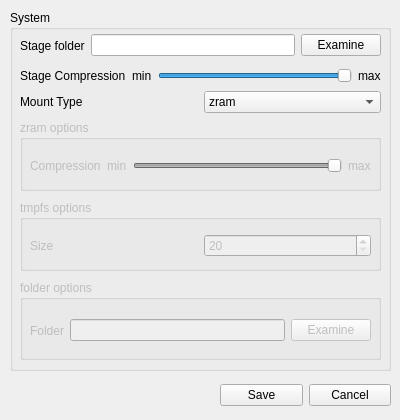
<?xml version="1.0" encoding="UTF-8"?>
<ui version="4.0">
 <class>SettingsWindow</class>
 <widget class="QWidget" name="SettingsWindow">
  <property name="windowModality">
   <enum>Qt::ApplicationModal</enum>
  </property>
  <property name="geometry">
   <rect>
    <x>0</x>
    <y>0</y>
    <width>400</width>
    <height>420</height>
   </rect>
  </property>
  <property name="windowTitle">
   <string>Settings</string>
  </property>
  <widget class="QGroupBox" name="systemGroup">
   <property name="geometry">
    <rect>
     <x>10</x>
     <y>10</y>
     <width>381</width>
     <height>361</height>
    </rect>
   </property>
   <property name="title">
    <string>System</string>
   </property>
   <widget class="QWidget" name="horizontalLayoutWidget">
    <property name="geometry">
     <rect>
      <x>10</x>
      <y>20</y>
      <width>361</width>
      <height>31</height>
     </rect>
    </property>
    <layout class="QHBoxLayout" name="horizontalLayout">
     <item>
      <widget class="QLabel" name="label">
       <property name="text">
        <string>Stage folder</string>
       </property>
      </widget>
     </item>
     <item>
      <widget class="QLineEdit" name="stageFolder">
       <property name="text">
        <string notr="true"/>
       </property>
       <property name="readOnly">
        <bool>true</bool>
       </property>
      </widget>
     </item>
     <item>
      <widget class="QPushButton" name="stageFolderButton">
       <property name="text">
        <string>Examine</string>
       </property>
      </widget>
     </item>
    </layout>
   </widget>
   <widget class="QWidget" name="horizontalLayoutWidget_2">
    <property name="geometry">
     <rect>
      <x>10</x>
      <y>80</y>
      <width>361</width>
      <height>24</height>
     </rect>
    </property>
    <layout class="QHBoxLayout" name="horizontalLayout_2">
     <item>
      <widget class="QLabel" name="label_2">
       <property name="text">
        <string>Mount Type</string>
       </property>
      </widget>
     </item>
     <item>
      <widget class="QComboBox" name="mountType">
       <item>
        <property name="text">
         <string>zram</string>
        </property>
       </item>
       <item>
        <property name="text">
         <string>tmpfs</string>
        </property>
       </item>
       <item>
        <property name="text">
         <string>folder</string>
        </property>
       </item>
      </widget>
     </item>
    </layout>
   </widget>
   <widget class="QGroupBox" name="zramGroup">
    <property name="enabled">
     <bool>false</bool>
    </property>
    <property name="geometry">
     <rect>
      <x>10</x>
      <y>110</y>
      <width>361</width>
      <height>71</height>
     </rect>
    </property>
    <property name="title">
     <string>zram options</string>
    </property>
    <widget class="QWidget" name="horizontalLayoutWidget_3">
     <property name="geometry">
      <rect>
       <x>10</x>
       <y>30</y>
       <width>341</width>
       <height>31</height>
      </rect>
     </property>
     <layout class="QHBoxLayout" name="horizontalLayout_3">
      <item>
       <widget class="QLabel" name="label_3">
        <property name="text">
         <string>Compression</string>
        </property>
       </widget>
      </item>
      <item>
       <widget class="QLabel" name="label_4">
        <property name="text">
         <string>min</string>
        </property>
       </widget>
      </item>
      <item>
       <widget class="QSlider" name="zramCompression">
        <property name="maximum">
         <number>9</number>
        </property>
        <property name="pageStep">
         <number>3</number>
        </property>
        <property name="value">
         <number>9</number>
        </property>
        <property name="orientation">
         <enum>Qt::Horizontal</enum>
        </property>
       </widget>
      </item>
      <item>
       <widget class="QLabel" name="label_5">
        <property name="text">
         <string>max</string>
        </property>
       </widget>
      </item>
     </layout>
    </widget>
   </widget>
   <widget class="QGroupBox" name="tmpfsGroup">
    <property name="enabled">
     <bool>false</bool>
    </property>
    <property name="geometry">
     <rect>
      <x>10</x>
      <y>190</y>
      <width>361</width>
      <height>71</height>
     </rect>
    </property>
    <property name="title">
     <string>tmpfs options</string>
    </property>
    <widget class="QWidget" name="horizontalLayoutWidget_4">
     <property name="geometry">
      <rect>
       <x>10</x>
       <y>30</y>
       <width>341</width>
       <height>31</height>
      </rect>
     </property>
     <layout class="QHBoxLayout" name="horizontalLayout_4">
      <item>
       <widget class="QLabel" name="label_6">
        <property name="text">
         <string>Size</string>
        </property>
       </widget>
      </item>
      <item>
       <widget class="QSpinBox" name="tmpfsSize">
        <property name="minimum">
         <number>20</number>
        </property>
        <property name="maximum">
         <number>60</number>
        </property>
       </widget>
      </item>
     </layout>
    </widget>
   </widget>
   <widget class="QGroupBox" name="folderGroup">
    <property name="enabled">
     <bool>false</bool>
    </property>
    <property name="geometry">
     <rect>
      <x>10</x>
      <y>270</y>
      <width>361</width>
      <height>80</height>
     </rect>
    </property>
    <property name="title">
     <string>folder options</string>
    </property>
    <widget class="QWidget" name="horizontalLayoutWidget_6">
     <property name="geometry">
      <rect>
       <x>10</x>
       <y>30</y>
       <width>341</width>
       <height>41</height>
      </rect>
     </property>
     <layout class="QHBoxLayout" name="horizontalLayout_6">
      <item>
       <widget class="QLabel" name="label_7">
        <property name="text">
         <string>Folder</string>
        </property>
       </widget>
      </item>
      <item>
       <widget class="QLineEdit" name="folderDestination">
        <property name="text">
         <string notr="true"/>
        </property>
        <property name="readOnly">
         <bool>true</bool>
        </property>
       </widget>
      </item>
      <item>
       <widget class="QPushButton" name="folderButton">
        <property name="text">
         <string>Examine</string>
        </property>
       </widget>
      </item>
     </layout>
    </widget>
   </widget>
   <widget class="QWidget" name="horizontalLayoutWidget_7">
    <property name="geometry">
     <rect>
      <x>10</x>
      <y>50</y>
      <width>361</width>
      <height>31</height>
     </rect>
    </property>
    <layout class="QHBoxLayout" name="horizontalLayout_7">
     <item>
      <widget class="QLabel" name="label_8">
       <property name="text">
        <string>Stage Compression</string>
       </property>
      </widget>
     </item>
     <item>
      <widget class="QLabel" name="label_9">
       <property name="text">
        <string>min</string>
       </property>
      </widget>
     </item>
     <item>
      <widget class="QSlider" name="stageCompression">
       <property name="minimum">
        <number>1</number>
       </property>
       <property name="maximum">
        <number>9</number>
       </property>
       <property name="pageStep">
        <number>3</number>
       </property>
       <property name="value">
        <number>9</number>
       </property>
       <property name="orientation">
        <enum>Qt::Horizontal</enum>
       </property>
      </widget>
     </item>
     <item>
      <widget class="QLabel" name="label_10">
       <property name="text">
        <string>max</string>
       </property>
      </widget>
     </item>
    </layout>
   </widget>
  </widget>
  <widget class="QWidget" name="horizontalLayoutWidget_5">
   <property name="geometry">
    <rect>
     <x>220</x>
     <y>380</y>
     <width>171</width>
     <height>31</height>
    </rect>
   </property>
   <layout class="QHBoxLayout" name="horizontalLayout_5">
    <item>
     <widget class="QPushButton" name="saveButton">
      <property name="text">
       <string>Save</string>
      </property>
     </widget>
    </item>
    <item>
     <widget class="QPushButton" name="cancelButton">
      <property name="text">
       <string>Cancel</string>
      </property>
     </widget>
    </item>
   </layout>
  </widget>
 </widget>
 <resources/>
 <connections/>
</ui>
